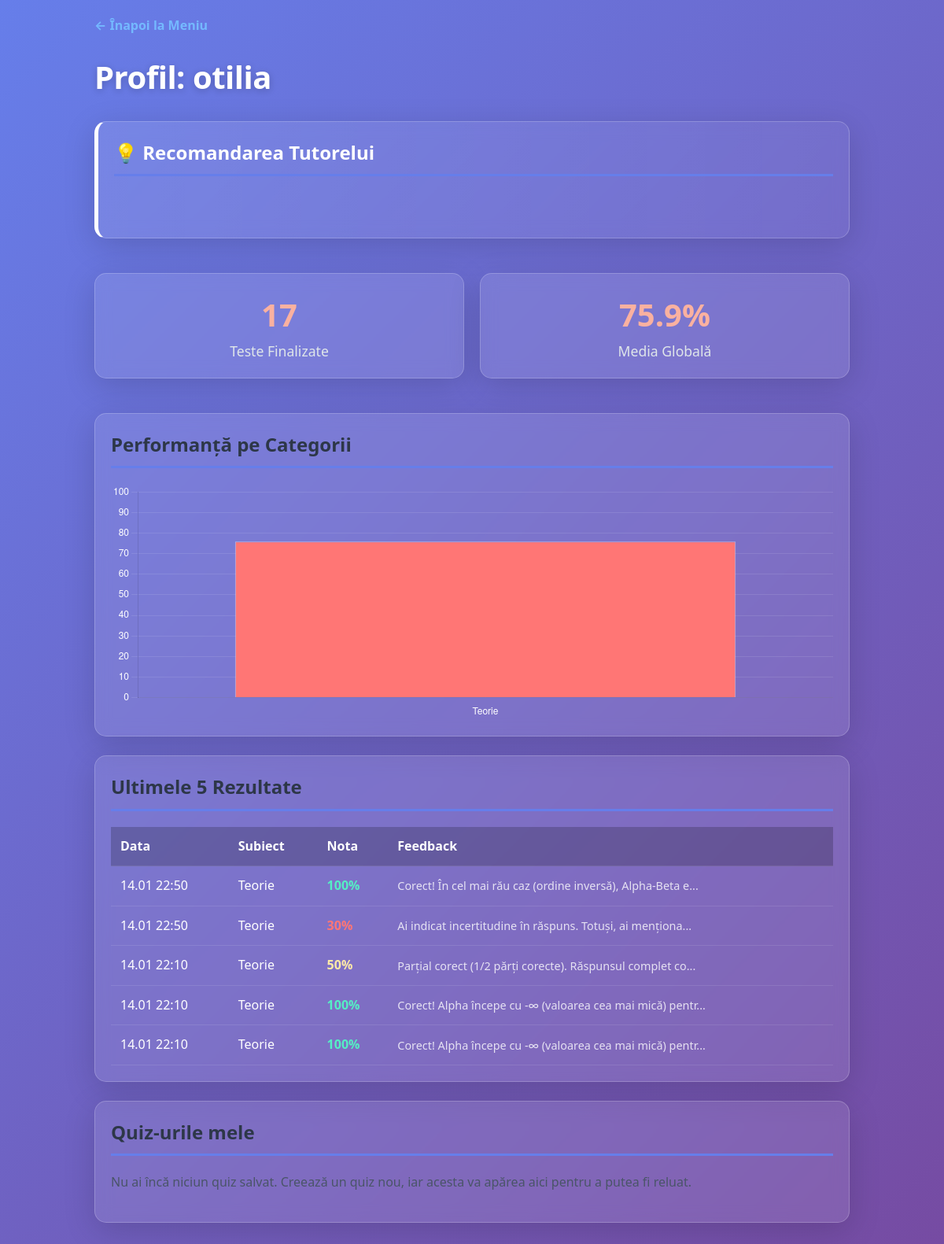
The page /frontend-php/profile.php (signed in) on the database as committed earlier.
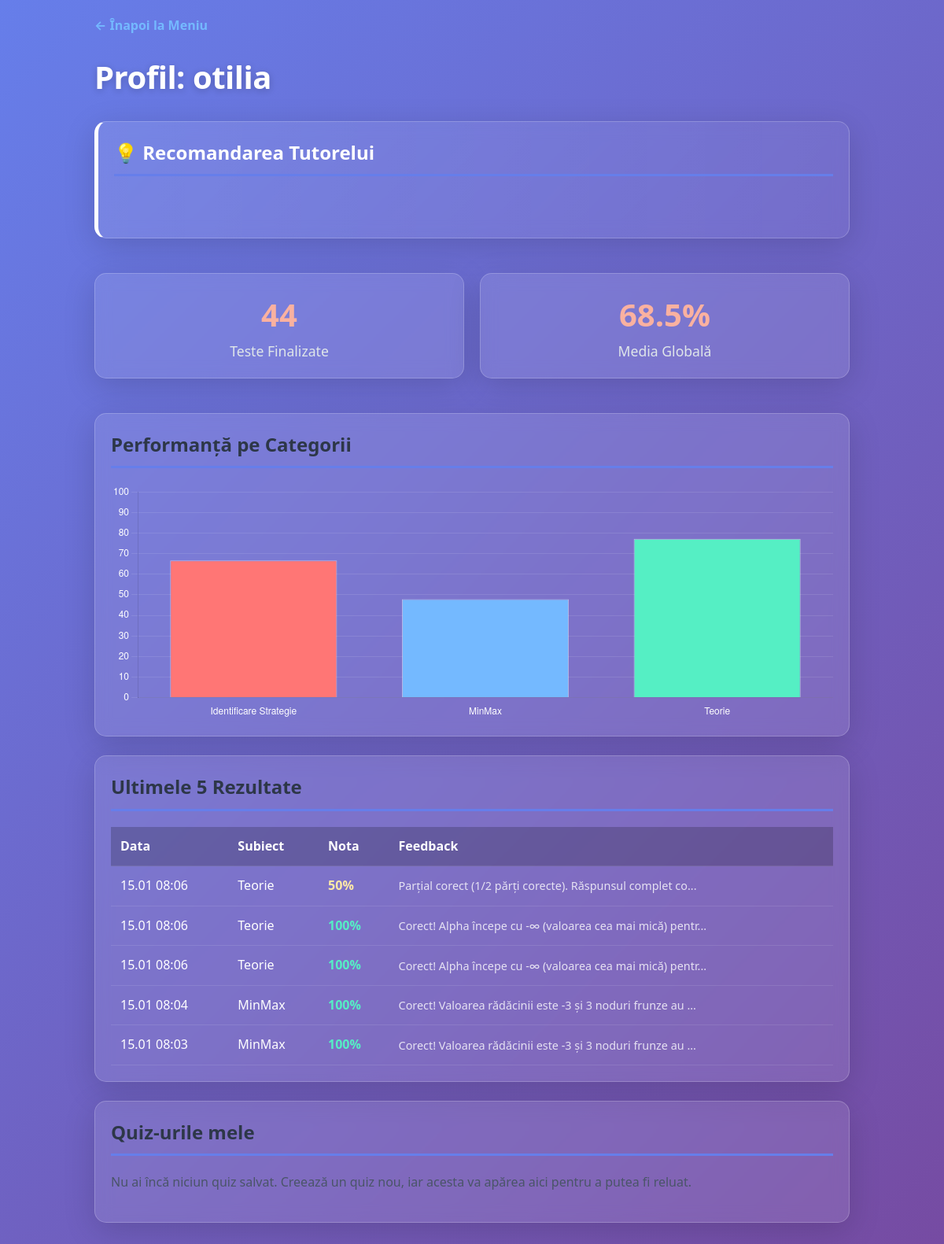
The same page on the database as committed later.
### tables this page shows
CREATE TABLE results (
        id INTEGER PRIMARY KEY AUTOINCREMENT,
        user_id INTEGER NOT NULL,
        topic TEXT NOT NULL,          -- ex: 'nash', 'minmax', 'csp'
        score INTEGER NOT NULL,       -- ex: 100, 85, 0
        feedback TEXT,                -- feedback-ul scurt de la AI
        created_at DATETIME DEFAULT CURRENT_TIMESTAMP, payload TEXT,
        FOREIGN KEY (user_id) REFERENCES users(id)
    );

### frontend-php/profile.php (the view, shortened to what this page needs)
<?php
require 'db_connection.php';
$user_id = $_SESSION['user_id'];
$username = $_SESSION['username'];
$stmt = $pdo->prepare("SELECT COUNT(*) as total_tests, AVG(score) as global_avg FROM results WHERE user_id = ?");
$stmt->execute([$user_id]);
$general_stats = $stmt->fetch();
$total_tests = $general_stats['total_tests'] ?? 0;
$global_avg = round($general_stats['global_avg'] ?? 0, 1);
$stmt = $pdo->prepare("SELECT topic, AVG(score) as avg_score, COUNT(*) as count FROM results WHERE user_id = ? GROUP BY topic");
$stmt->execute([$user_id]);
$topic_stats = $stmt->fetchAll();
$chart_labels = [];
$chart_data = [];
$scores_by_topic = [];
foreach ($topic_stats as $stat) {
    $chart_labels[] = $stat['topic'];
    $chart_data[] = round($stat['avg_score'], 1);
    $scores_by_topic[$stat['topic']] = $stat['avg_score'];
}
$recommendation = [];
$all_topics = [
    'Identificare Strategie' => 'strategy.php',
    'Echilibru Nash' => 'nash.php',
    'CSP' => 'csp.php',
    'MinMax' => 'minmax.php',
    'Teorie' => 'theory.php'
];
if ($total_tests == 0) {
    $recommendation = [
        'title' => 'Bun venit! Începe cu începutul.',
        'text' => 'Nu ai rezolvat nicio problemă încă. Îți recomandăm să începi cu <strong>Teoria</strong> sau cu <strong>Identificarea Strategiilor</strong>.',
        'link' => 'theory.php',
        'btn_text' => 'Mergi la Teorie',
        'color' => '#0984e3'
    ];
} else {
    $weakest_topic = null;
    $min_score = 101;
    foreach ($scores_by_topic as $topic => $score) {
        if ($score < $min_score) {
            $min_score = $score;
            $weakest_topic = $topic;
        }
    }
    if ($min_score < 60 && $weakest_topic) {
        $link = $all_topics[$weakest_topic] ?? 'index.php';
        $recommendation = [
            'title' => 'Concentrează-te pe punctele slabe',
            'text' => "Am observat că ai dificultăți la <strong>$weakest_topic</strong> (Media: " . round($min_score) . "%). Îți recomandăm să mai exersezi acest capitol.",
            'link' => $link,
            'btn_text' => 'Exersează ' . $weakest_topic,
            'color' => '#d63031'
        ];
    } else {
        $missing_topics = array_diff(array_keys($all_topics), array_keys($scores_by_topic));
        if (!empty($missing_topics)) {
            $next_topic = array_values($missing_topics)[0];
            $link = $all_topics[$next_topic];
            $recommendation = [
                'title' => 'Explorează noi orizonturi',
                'text' => "Te descurci excelent la ce ai făcut până acum! Încă nu ai încercat capitolul <strong>$next_topic</strong>.",
                'link' => $link,
                'btn_text' => 'Încearcă ' . $next_topic,
                'color' => '#6c5ce7'
            ];
        }
    }
}
$stmt = $pdo->prepare("SELECT id, topic, score, feedback, created_at FROM results WHERE user_id = ? ORDER BY created_at DESC LIMIT 5");
$stmt->execute([$user_id]);
$history = $stmt->fetchAll();
$quizStmt = $pdo->prepare("SELECT id, score, question_count, time_spent, created_at FROM quizzes WHERE user_id = ? ORDER BY created_at DESC");
$quizStmt->execute([$user_id]);
$quizzes = $quizStmt->fetchAll(PDO::FETCH_ASSOC);
$evolutionStmt = $pdo->prepare("
    SELECT score, created_at
    FROM quizzes
    WHERE user_id = ?
    ORDER BY created_at DESC
    LIMIT 10
");
$evolutionStmt->execute([$user_id]);
$scoreEvolution = array_reverse($evolutionStmt->fetchAll());
$evolutionLabels = [];
$evolutionScores = [];
?>
<!DOCTYPE html>
<html lang="ro">
<head>
    <link rel="stylesheet" href="css/style.css?v=8">
</head>
<body>
<div class="container" style="max-width: 1000px;">
    <a href="index.php" class="back-btn">← Înapoi la Meniu</a>
    <h1>Profil: <?= htmlspecialchars($username) ?></h1>
    <div class="card recommendation-card">
        <h2 style="margin-top:0; color: <?= $recommendation['color'] ?>">💡 Recomandarea Tutorelui</h2>
        <h3><?= $recommendation['title'] ?></h3>
        <a href="<?= $recommendation['link'] ?>" class="rec-btn"><?= $recommendation['btn_text'] ?></a>
    </div>
    <div class="dashboard-grid">
        <div class="card" style="text-align: center;">
            <div class="stat-number"><?= $total_tests ?></div>
            <div class="stat-label">Teste Finalizate</div>
        </div>
        <div class="card" style="text-align: center;">
            <div class="stat-number"><?= $global_avg ?>%</div>
            <div class="stat-label">Media Globală</div>
        </div>
    </div>
    <div class="card">
        <h3>Performanță pe Categorii</h3>
        <?php if($total_tests > 0): ?>
            <canvas id="skillsChart" style="max-height: 300px;"></canvas>
        <?php else: ?>
            <p>Nu ai date suficiente pentru grafic.</p>
        <?php endif; ?>
    </div>
    <div class="card">
        <h3>Ultimele 5 Rezultate</h3>
        <?php if(count($history) > 0): ?>
        <table>
            <thead><tr><th>Data</th><th>Subiect</th><th>Nota</th><th>Feedback</th></tr></thead>
            <tbody>
                <?php foreach($history as $row): ?>
                    <?php
                        $cls = ($row['score']>=80)?'score-high':(($row['score']>=50)?'score-med':'score-low');
                        $fb = (strlen($row['feedback']) > 60) ? substr($row['feedback'], 0, 60)."..." : $row['feedback'];
                    ?>
                    <tr>
                        <td><?= date('d.m H:i', strtotime($row['created_at'])) ?></td>
                        <td><?= htmlspecialchars($row['topic']) ?></td>
                        <td class="<?= $cls ?>"><b><?= $row['score'] ?>%</b></td>
                        <td style="font-size:0.9em; opacity:0.8"><?= htmlspecialchars($fb) ?></td>
                    </tr>
                <?php endforeach; ?>
            </tbody>
        </table>
        <?php else: ?>
            <p>Fără istoric.</p>
        <?php endif; ?>
    </div>
    <div class="card">
        <h3>Quiz-urile mele</h3>
        <?php if (!empty($quizzes)): ?>
        <table>
            <thead>
                <tr>
                    <th>Quiz</th>
                    <th>Data</th>
                    <th>Întrebări</th>
                    <th>Timp</th>
                    <th>Scor</th>
                    <th>Acțiune</th>
                </tr>
            </thead>
            <tbody>
                <?php $quizIndex = 1; ?>
                <?php foreach ($quizzes as $q): ?>
                    <?php
                        $cls = ($q['score']>=80)?'score-high':(($q['score']>=50)?'score-med':'score-low');
                        $timeSpent = intval($q['time_spent'] ?? 0);
                        $timeStr = $timeSpent > 0 ? gmdate("i:s", $timeSpent) : '-';
                    ?>
                    <tr>
                        <td>Quiz nr. <?= $quizIndex++ ?></td>
                        <td><?= date('d.m.Y H:i', strtotime($q['created_at'])) ?></td>
                        <td><?= (int)$q['question_count'] ?></td>
                        <td><?= $timeStr ?></td>
                        <td class="<?= $cls ?>"><b><?= $q['score'] ?>%</b></td>
                        <td style="display: flex; gap: 8px; align-items: center;">
                            <a href="quiz.php?replay_quiz=<?= (int)$q['id'] ?>" style="color:#74b9ff; text-decoration:none; font-weight:bold;">Reia</a>
                            <button onclick="deleteQuiz(<?= (int)$q['id'] ?>)" style="padding: 2px 6px; font-size: 0.75rem; background: #fc8181; border-radius: 4px; cursor: pointer;">🗑️</button>
                        </td>
                    </tr>
                <?php endforeach; ?>
            </tbody>
        </table>
        <?php else: ?>
            <p>Nu ai încă niciun quiz salvat. Creează un quiz nou, iar acesta va apărea aici pentru a putea fi reluat.</p>
        <?php endif; ?>
    </div>
</div>
<script>
    <?php if($total_tests > 0): ?>
    const ctx = document.getElementById('skillsChart').getContext('2d');
    new Chart(ctx, {
        type: 'bar',
        data: {
            labels: <?= json_encode($chart_labels) ?>,
            datasets: [{
                label: 'Media (%)',
                data: <?= json_encode($chart_data) ?>,
                backgroundColor: ['#ff7675', '#74b9ff', '#55efc4', '#a29bfe', '#fdcb6e'],
                borderColor: 'rgba(255,255,255,0.5)', borderWidth: 1
            }]
        },
        options: {
            scales: {
                y: { beginAtZero: true, max: 100, ticks: { color: 'white' }, grid: { color: 'rgba(255,255,255,0.1)' } },
                x: { ticks: { color: 'white' }, grid: { display: false } }
            },
            plugins: { legend: { display: false } }
        }
    });
    <?php endif; ?>
    <?php if(count($scoreEvolution) > 1): ?>
    const ctxEvolution = document.getElementById('evolutionChart').getContext('2d');
    new Chart(ctxEvolution, {
        type: 'line',
        data: {
            labels: <?= json_encode($evolutionLabels) ?>,
            datasets: [{
                label: 'Scor (%)',
                data: <?= json_encode($evolutionScores) ?>,
                borderColor: '#667eea',
                backgroundColor: 'rgba(102, 126, 234, 0.1)',
                tension: 0.3,
                fill: true,
                pointRadius: 5,
                pointHoverRadius: 7,
                pointBackgroundColor: '#667eea',
                pointBorderColor: '#fff',
                pointBorderWidth: 2
            }]
        },
        options: {
            scales: {
                y: {
                    beginAtZero: true,
                    max: 100,
                    ticks: { color: '#4a5568' },
                    grid: { color: 'rgba(0,0,0,0.1)' }
                },
                x: { ticks: { color: '#4a5568' }, grid: { display: false } }
            },
            plugins: {
                legend: { display: false },
                tooltip: {
                    callbacks: {
                        label: function(context) {
                            return 'Scor: ' + context.parsed.y + '%';
                        }
                    }
                }
            }
        }
    });
    <?php endif; ?>
    async function deleteQuiz(quizId) {
        if (!confirm('Sigur vrei să ștergi acest quiz? Această acțiune nu poate fi anulată.')) {
            return;
        }
        try {
            const response = await fetch('api/delete_quiz.php', {
                method: 'POST',
                headers: { 'Content-Type': 'application/json' },
                body: JSON.stringify({ id: quizId })
            });
            const result = await response.json();
            if (response.ok) {
                alert('Quiz șters cu succes!');
                location.reload();
            } else {
                alert('Eroare la ștergere: ' + (result.error || 'Eroare necunoscută'));
            }
        } catch (error) {
            console.error('Eroare:', error);
            alert('Eroare la ștergerea quiz-ului');
        }
    }
</script>
</body>
</html>

### frontend-php/css/style.css (style rules this page uses)
* { box-sizing: border-box; margin: 0; padding: 0; }
body { font-family: 'Segoe UI', system-ui, -apple-system, Roboto, 'Helvetica Neue', Arial, sans-serif; background: linear-gradient(135deg, #667eea 0%, #764ba2 100%); background-attachment: fixed; min-height: 100vh; margin: 0; padding: 20px 0; color: #333; line-height: 1.6; }
.container { max-width: 1000px; margin: 0 auto; padding: 0 20px; }
h1 { margin: 0 0 24px 0; font-size: 2.5rem; font-weight: 700; color: white; text-shadow: 0 2px 10px rgba(0,0,0,0.2); letter-spacing: -0.5px; }
h3 { margin: 0 0 20px 0; font-size: 1.5rem; font-weight: 600; color: #2d3748; border-bottom: 3px solid #667eea; padding-bottom: 8px; }
.card { background: white; border: none; border-radius: 16px; padding: 28px; margin-top: 24px; box-shadow: 0 10px 40px rgba(0,0,0,0.15); transition: transform 0.3s ease, box-shadow 0.3s ease; }
p { margin-bottom: 16px; color: #4a5568; line-height: 1.7; }

Rows that differ between the two databases and show on the page:
no longer on this page (row unchanged): results: created_at "14.01 22:50", topic "Teorie", score "100", feedback "Corect! În cel mai rău caz (ordine inversă), Alpha-Beta e..."
no longer on this page (row unchanged): results: created_at "14.01 22:50", topic "Teorie", score "30", feedback "Ai indicat incertitudine în răspuns. Totuși, ai menționa..."
no longer on this page (row unchanged): results: created_at "14.01 22:10", topic "Teorie", score "50", feedback "Parțial corect (1/2 părți corecte). Răspunsul complet co..."
no longer on this page (row unchanged): results: created_at "14.01 22:10", topic "Teorie", score "100", feedback "Corect! Alpha începe cu -∞ (valoarea cea mai mică) pentr..."
no longer on this page (row unchanged): results: created_at "14.01 22:10", topic "Teorie", score "100", feedback "Corect! Alpha începe cu -∞ (valoarea cea mai mică) pentr..."
added results: created_at "15.01 08:06", topic "Teorie", score "50", feedback "Parțial corect (1/2 părți corecte). Răspunsul complet co..."
added results: created_at "15.01 08:06", topic "Teorie", score "100", feedback "Corect! Alpha începe cu -∞ (valoarea cea mai mică) pentr..."
added results: created_at "15.01 08:06", topic "Teorie", score "100", feedback "Corect! Alpha începe cu -∞ (valoarea cea mai mică) pentr..."
added results: created_at "15.01 08:04", topic "MinMax", score "100", feedback "Corect! Valoarea rădăcinii este -3 și 3 noduri frunze au ..."
added results: created_at "15.01 08:03", topic "MinMax", score "100", feedback "Corect! Valoarea rădăcinii este -3 și 3 noduri frunze au ..."
Other text that changed with them:
$total_tests: "17" → "44"
$global_avg: "75.9" → "68.5"
chart data {{ json_encode($chart_labels) }}: ["Teorie"] → ["Identificare Strategie","MinMax","Teorie"]
chart data {{ json_encode($chart_data) }}: [75.9] → [66.7,47.9,77.2]
